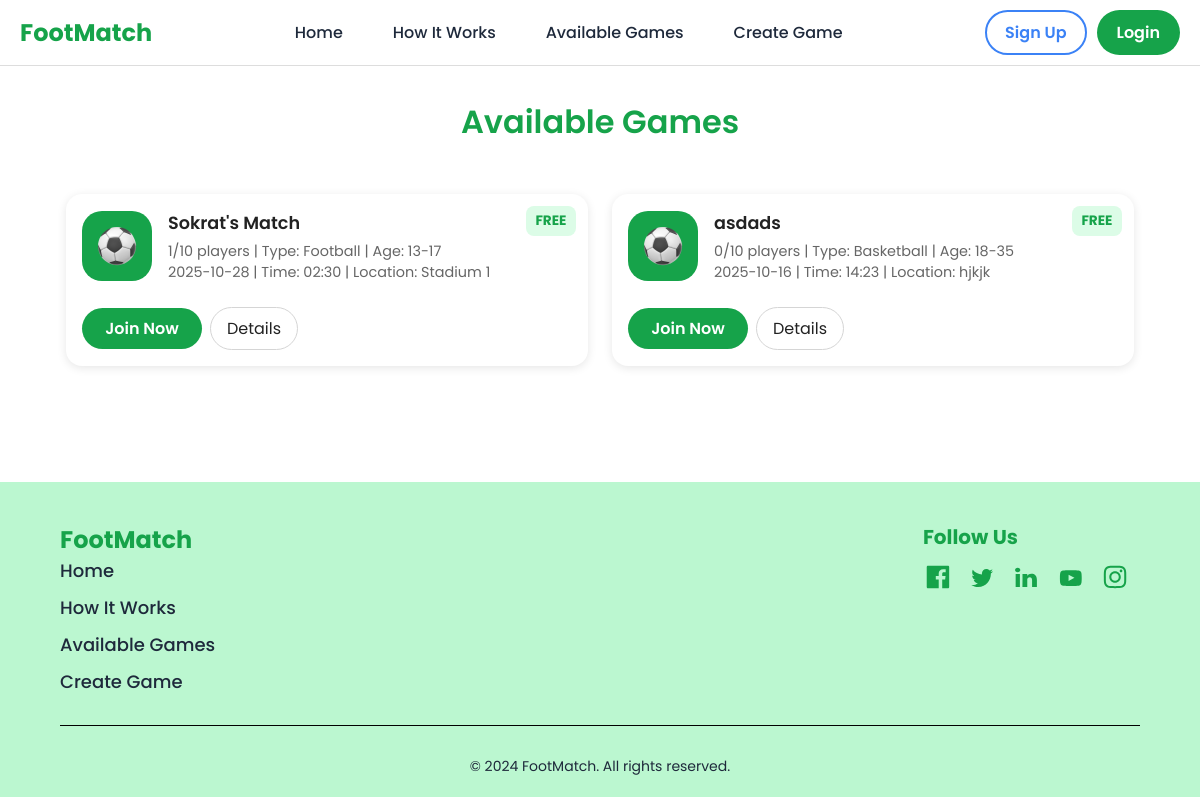
Before: /available-games with the older database file.
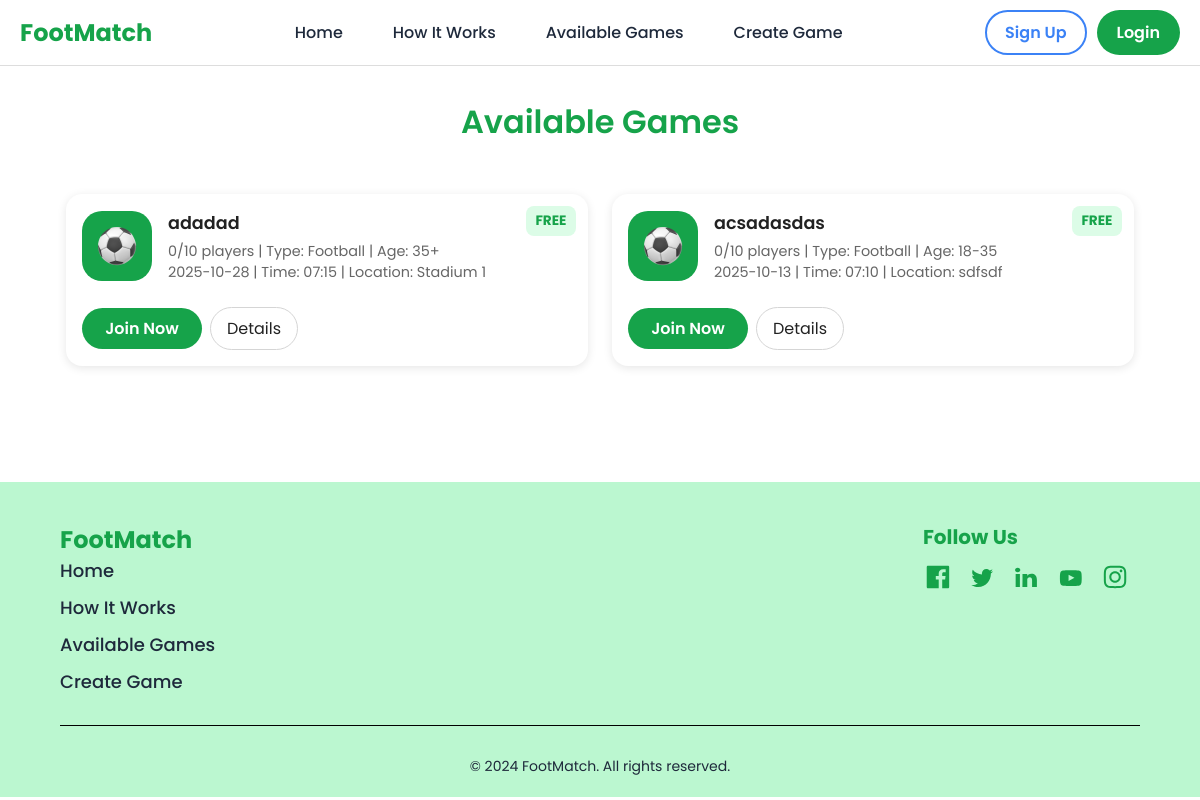
After: the same page with the newer database file.
### app.py (models this page shows)
class Game(db.Model):
    id = db.Column(db.Integer, primary_key=True)
    game_name = db.Column(db.String(100), nullable=False)
    date = db.Column(db.String(20), nullable=False)
    time = db.Column(db.String(20), nullable=False)
    location = db.Column(db.String(100), nullable=False)
    sports_type = db.Column(db.String(50), nullable=False)
    player_capacity = db.Column(db.Integer, nullable=False)
    price = db.Column(db.Float, nullable=False)
    age = db.Column(db.String(15), nullable=False)
    description = db.Column(db.String(300))
    creator_id = db.Column(db.Integer, db.ForeignKey('user.id'))
    creator = db.relationship('User', backref='games')

### app.py (the view)
@app.route("/available-games")
def available_games():
    games = Game.query.all()
    error = request.args.get("error")
    success = request.args.get("success")
    return render_template("available-games.html", games=games, error=error, success=success)

### app.py (called while the page is built)
@app.context_processor
def inject_user_info():
    user_picture = session.get("picture")
    default_picture = url_for('static', filename='assets/profile-picture.png')
    return dict(
        picture=user_picture or default_picture,
        email=session.get("email"),
        name=session.get("name", "User")
    )

### templates/available-games.html (shortened to what this page needs)
<!DOCTYPE html>
<html lang="en">
<head>
    <link rel="stylesheet" href="{{ url_for('static', filename='css_folder/reset.css') }}">
    <link rel="stylesheet" href="{{ url_for('static', filename='css_folder/styles.css') }}">
    <link rel="stylesheet" href="{{ url_for('static', filename='css_folder/available-games.css') }}">
    <link rel="stylesheet" href="{{ url_for('static', filename='css_folder/error-messages.css') }}">
    <link rel="stylesheet" href="{{ url_for('static', filename='css_folder/header.css') }}">
</head>
<body>
    <section id="header">
        <header>
            <div class="header-container">
                <p id="title">FootMatch</p>
                <nav id="header-nav">
                    <a href="{{ url_for('home') }}#header">Home</a>
                    <a href="{{ url_for('home') }}#how-it-works">How It Works</a>
                    <a href="{{ url_for('available_games') }}">Available Games</a>
                    <a href="{{ url_for('create_game') }}">Create Game</a>
                </nav>
                <div id="header-right">
                    <div class="btn-spacer">
                        {% if "email" in session %}
                            <a href="{{ url_for('dashboard') }}" class="btn" id="sign-up-btn">Dashboard</a>
                            <a href="{{ url_for('logout') }}" class="btn" id="join-now-btn">Logout</a>
                            <a href="{{url_for('dashboard')}}">
                                <img src="{{ picture }}" alt="Profile Picture" class="profile-pic">
                            </a>
                        {% else %}
                            <a href="{{ url_for('sign_up') }}" class="btn" id="sign-up-btn">Sign Up</a>
                            <a href="{{ url_for('login') }}" class="btn btn-green" id="join-now-btn">Login</a>
                        {% endif %}
                    </div>
                </div>
            </div>
        </header>
    </section>
    <main>
        <section id="available-games">
            <h1 class="section-title">Available Games</h1>
            <div class="games-container">
                {% if games %}
                    {% for game in games %}
                    <div class="game-card">
                        <div class="game-card-top">
                            <div class="img-background">
                                <img src="{{ url_for('static', filename='assets/football-icon.svg') }}" alt="{{ game.sports_type }} Icon">
                            </div>
                            <div class="game-info">
                                <h2>{{ game.game_name }}</h2>
                                <p class="info">
                                    <span>{{ game.players|length }}/{{ game.player_capacity }} players</span> | Type: {{ game.sports_type }} | Age: {{ game.age }}
                                </p>
                                <p class="info">
                                    <span>{{ game.date }}</span> | Time: {{ game.time }} | Location: {{ game.location }}
                                    {% if session.get("user_id") %}
                                        {% set joined = game.players|selectattr("user_id", "equalto", session["user_id"])|list %}
                                    {% else %}
                                        {% set joined = [] %}
                                    {% endif %}
                                </p>
                            </div>
                        </div>
                        <div class="game-card-bottom">
                            <div class="buttons">
                                <form action="{{ url_for('join_game', game_id=game.id) }}" method="POST" style="display:inline;">
                                {% if joined %}
                                    <button type="submit" class="leave-btn" formaction="{{ url_for('leave_game', game_id=game.id) }}">
                                        Leave Game
                                    </button>
                                {% elif game.players|length >= game.player_capacity %}
                                    <button type="button" class="join-btn" disabled>Full</button>
                                {% else %}
                                    <button type="submit" class="join-btn">Join Now</button>
                                {% endif %}
                                </form>
                                <button
                                    class="details-btn"
                                    data-title="{{ game.game_name }}"
                                    data-info="Name: {{game.game_name}}; Date: {{game.date}}; Time: {{game.time}}; Type: {{ game.sports_type }}; Players: {{ game.players|length }}/{{ game.player_capacity }}; Price: {% if game.price == 0 %}Free{% else %}€{{ game.price }}{% endif %}; Age: {{game.age}}; Description: {{game.description}}">Details
                                </button>
                            </div>
                        </div>
                        <span class="price-tag {% if game.price == 0 %}free{% else %}paid{% endif %}">
                            {% if game.price == 0 %}FREE{% else %}€{{ game.price }}{% endif %}
                        </span>
                    </div>
                    {% endfor %}
                {% else %}
                    <p class="no-games">No games available yet. <a href="{{ url_for('create_game') }}">Create one here</a>.</p>
                {% endif %}
            </div>
        </section>
    </main>
    <footer>
        <div class="container">
            <div id="footer-content">
                <div id="footer-left">
                    <p id="footer-title">FootMatch</p>
                    <ul>
                        <li><a href="{{ url_for('home') }}#header">Home</a></li>
                        <li><a href="{{ url_for('home') }}#how-it-works">How It Works</a></li>
                        <li><a href="#header">Available Games</a></li>
                        <li><a href="{{ url_for('create_game') }}">Create Game</a></li>
                    </ul>
                </div>
                <div id="footer-right">
                    <p id="follow-us">Follow Us</p>
                    <img src="/static/assets/facebook.svg" alt="Facebook" />
                    <img src="/static/assets/twitter.svg" alt="Twitter" />
                    <img src="/static/assets/linkedin.svg" alt="LinkedIn" />
                    <img src="/static/assets/youtube.svg" alt="YouTube" />
                    <img src="/static/assets/instagram.svg" alt="Instagram" />
                </div>
            </div>
            <hr />
            <p id="rights">&copy; 2024 FootMatch. All rights reserved.</p>
        </div>
    </footer>
</body>
</html>

### static/css_folder/styles.css (style rules this page uses)
html { scroll-behavior: smooth; }
body { font-family: "Poppins", sans-serif; margin: 0; padding: 0; color: black; background-color: white; }
p { font-weight: 400; font-size: 20px; color: black; margin: 0; padding: 0; }
a { color: #1e293b; text-decoration: none; transition: color 0.3s; }
.btn { border: 2px solid transparent; border-radius: 25px; padding: 8px 18px; font-weight: 600; cursor: pointer; transition: all 0.3s; }
.section-title { color: #16a34a; font-size: 36px; margin: 50px 0; font-weight: bold; text-align: center; }
.btn-spacer { display: flex; justify-content: center; gap: 10px; }
footer { background-color: #bbf7d0; color: #16a34a; padding: 40px 0 20px; }
#footer-content { display: flex; justify-content: space-between; font-size: 16px; font-weight: 400; color: #1e293b; }
#footer-title { font-size: 24px; font-weight: bold; color: #16a34a; text-align: left; margin-bottom: 0; }
ul { list-style-type: none; padding: 0; margin: 0; margin-bottom: 30px; }
li { margin-bottom: 10px; list-style-type: none; }
li a { font-size: 18px; font-weight: 500; cursor: pointer; }
#follow-us { font-weight: bold; font-size: 20px; color: #16a34a; margin-bottom: 10px; }
#footer-right img { width: 30px; margin-right: 10px; }
hr { border: none; border-top: 1px solid black; margin: 0 0 10px 0; }
#rights { padding-top: 20px; text-align: center; color: #1e293b; font-size: 14px; }

### static/css_folder/available-games.css (style rules this page uses)
body { font-family: "Poppins", sans-serif; background-color: #ffffff; color: #222; margin: 0; padding: 0; }
.section-title { text-align: center; font-size: 2rem; margin: 2rem 0; font-weight: 600; }
.games-container { display: grid; grid-template-columns: repeat(auto-fit, minmax(320px, 1fr)); gap: 1.5rem; max-width: 1100px; margin: 0 auto; padding: 1rem; }
.game-card { display: flex; flex-direction: column; background: #fff; box-shadow: 0 2px 10px rgba(0,0,0,0.1); border-radius: 16px; padding: 1rem; position: relative; transition: transform 0.2s ease; }
.game-card-top { display: flex; align-items: center; margin-bottom: 0.5rem; }
.img-background { background-color: #16a34a; border-radius: 20px; display: flex; justify-content: center; align-items: center; height: 70px; width: 70px; margin-right: 1rem; }
.img-background img { width: 40px; height: 40px; border-radius: 50%; object-fit: cover; }
.game-info { display: flex; flex-direction: column; }
.game-info h2 { font-size: 1.1rem; font-weight: 600; margin: 0 0 0.3rem 0; }
.game-info p { font-size: 0.9rem; margin: 0; color: #666; }
.game-card-bottom { display: flex; flex-direction: column; margin-top: 0.5rem; }
.buttons { display: flex; flex-wrap: wrap; gap: 0.5rem; align-items: center; }
.join-btn { flex: 1 1 100%; min-width: 120px; padding: 8px 0; text-align: center; background-color: #16a34a; color: white; border: none; border-radius: 25px; font-weight: 600; cursor: pointer; transition: background 0.3s; }
.details-btn { background-color: #fff; border: 1px solid #d5d5d5; padding: 8px 16px; border-radius: 25px; cursor: pointer; transition: background 0.2s; }
.price-tag { position: absolute; top: 12px; right: 12px; font-size: 0.85rem; font-weight: bold; padding: 0.3rem 0.6rem; border-radius: 8px; }
.price-tag.free { background-color: #dcfce7; color: #16a34a; }

### static/css_folder/header.css (style rules this page uses)
header { background-color: white; border-bottom: 1px solid #ddd; position: relative; }
.header-container { display: flex; align-items: center; justify-content: space-between; max-width: 1200px; margin: 0 auto; padding: 10px 20px; flex-wrap: wrap; }
.buttons { margin-top: 0.5rem; }
.btn { border: 2px solid transparent; border-radius: 25px; padding: 8px 18px; font-weight: 600; cursor: pointer; transition: all 0.3s; vertical-align: middle; }
.join-btn { background-color: #16a34a; color: white; }
.container { width: 90%; max-width: 1200px; margin: 0 auto; padding: 0 0px; }
#title { font-size: 24px; font-weight: bold; color: #16a34a; }
#header-nav { display: flex; gap:50px; }
#header-nav a { font-size: 16px; font-weight: 500; cursor: pointer; }
#sign-up-btn { color: #3b82f6; background-color: transparent; border: 2px solid #3b82f6; }
#join-now-btn { color: white; background-color: #16a34a; }

Changed rows visible on the page:
removed Game: game_name "Sokrat's Match", players|length "1", player_capacity "10", sports_type "Football", age "13-17", date "2025-10-28", time "02:30", location "Stadium 1", shows "Join Now", price "FREE"
removed Game: game_name "asdads", players|length "0", player_capacity "10", sports_type "Basketball", age "18-35", date "2025-10-16", time "14:23", location "hjkjk", shows "Join Now", price "FREE"
added Game: game_name "adadad", players|length "0", player_capacity "10", sports_type "Football", age "35+", date "2025-10-28", time "07:15", location "Stadium 1", shows "Join Now", price "FREE"
added Game: game_name "acsadasdas", players|length "0", player_capacity "10", sports_type "Football", age "18-35", date "2025-10-13", time "07:10", location "sdfsdf", shows "Join Now", price "FREE"
